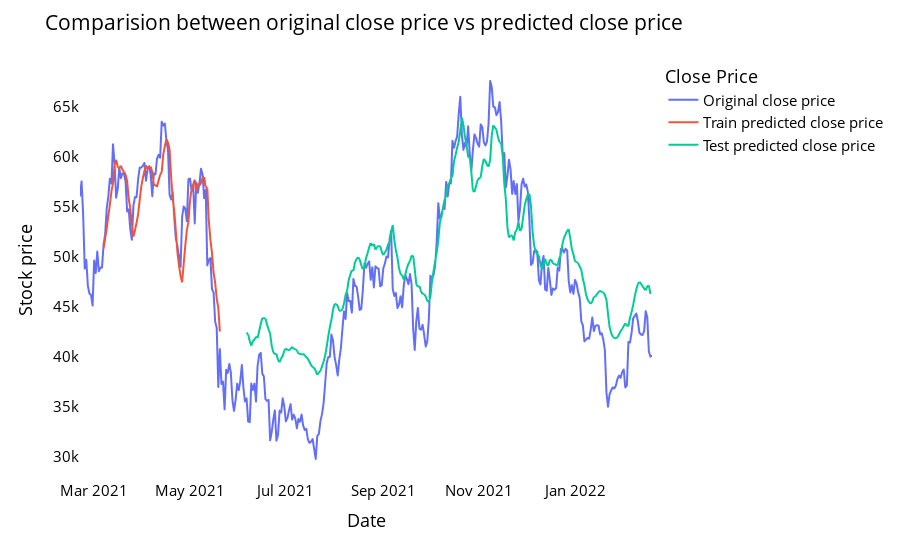

The notebook cell saved with this chart:
### Markdown cell above
- # Comparision of original stock close price and predicted close price

### Code cell
# shift train predictions for plotting

look_back=time_step
trainPredictPlot = np.empty_like(closedf)
trainPredictPlot[:, :] = np.nan
trainPredictPlot[look_back:len(train_predict)+look_back, :] = train_predict
print("Train predicted data: ", trainPredictPlot.shape)

# shift test predictions for plotting
testPredictPlot = np.empty_like(closedf)
testPredictPlot[:, :] = np.nan
testPredictPlot[len(train_predict)+(look_back*2)+1:len(closedf)-1, :] = test_predict
print("Test predicted data: ", testPredictPlot.shape)

names = cycle(['Original close price','Train predicted close price','Test predicted close price'])


plotdf = pd.DataFrame({'date': close_stock['Date'],
                       'original_close': close_stock['Close'],
                      'train_predicted_close': trainPredictPlot.reshape(1,-1)[0].tolist(),
                      'test_predicted_close': testPredictPlot.reshape(1,-1)[0].tolist()})

fig = px.line(plotdf,x=plotdf['date'], y=[plotdf['original_close'],plotdf['train_predicted_close'],
                                          plotdf['test_predicted_close']],
              labels={'value':'Stock price','date': 'Date'})
fig.update_layout(title_text='Comparision between original close price vs predicted close price',
                  plot_bgcolor='white', font_size=15, font_color='black', legend_title_text='Close Price')
fig.for_each_trace(lambda t:  t.update(name = next(names)))

fig.update_xaxes(showgrid=False)
fig.update_yaxes(showgrid=False)
fig.show()

### Figure 1 — Plotly figure (JSON) as saved in the notebook; plotly's stock layout.template omitted (floating-point values rounded to 4 significant figures; data arrays with more than 128 entries replaced by an {"elided": "..."} marker saying what was removed)
{"data": [{"hovertemplate": "variable=original_close<br>Date=%{x}<br>Stock price=%{y}<extra></extra>", "legendgroup": "original_close", "line": {"color": "#636efa", "dash": "solid"}, "marker": {"symbol": "circle"}, "mode": "lines", "name": "Original close price", "showlegend": true, "type": "scattergl", "x": {"elided": "365 str values"}, "xaxis": "x", "y": {"elided": "365 float values"}, "yaxis": "y"}, {"hovertemplate": "variable=train_predicted_close<br>Date=%{x}<br>Stock price=%{y}<extra></extra>", "legendgroup": "train_predicted_close", "line": {"color": "#EF553B", "dash": "solid"}, "marker": {"symbol": "circle"}, "mode": "lines", "name": "Train predicted close price", "showlegend": true, "type": "scattergl", "x": {"elided": "365 str values"}, "xaxis": "x", "y": {"elided": "365 float values"}, "yaxis": "y"}, {"hovertemplate": "variable=test_predicted_close<br>Date=%{x}<br>Stock price=%{y}<extra></extra>", "legendgroup": "test_predicted_close", "line": {"color": "#00cc96", "dash": "solid"}, "marker": {"symbol": "circle"}, "mode": "lines", "name": "Test predicted close price", "showlegend": true, "type": "scattergl", "x": {"elided": "365 str values"}, "xaxis": "x", "y": {"elided": "365 float values"}, "yaxis": "y"}], "layout": {"font": {"color": "black", "size": 15}, "legend": {"title": {"text": "Close Price"}, "tracegroupgap": 0}, "margin": {"t": 60}, "plot_bgcolor": "white", "title": {"text": "Comparision between original close price vs predicted close price"}, "xaxis": {"anchor": "y", "domain": [0, 1], "showgrid": false, "title": {"text": "Date"}}, "yaxis": {"anchor": "x", "domain": [0, 1], "showgrid": false, "title": {"text": "Stock price"}}}}
